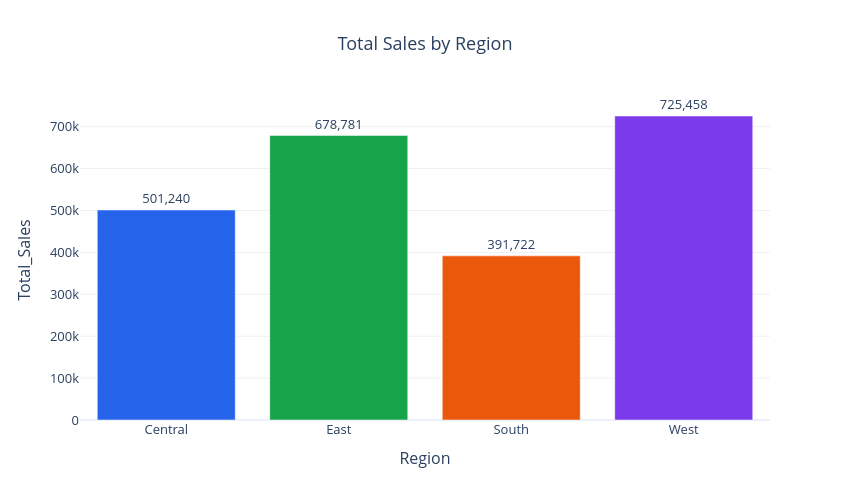

The cell this chart's notebook holds for it:
### Code cell
query("What are the total sales by Region?")

### Figure 1 — Plotly figure (JSON) as saved in the notebook; plotly's stock layout.template omitted (floating-point values rounded to 4 significant figures)
{"data": [{"alignmentgroup": "True", "hovertemplate": "Region=%{x}<br>Total_Sales=%{text}<extra></extra>", "legendgroup": "Central", "marker": {"color": "#2563EB", "pattern": {"shape": ""}}, "name": "Central", "offsetgroup": "Central", "orientation": "v", "showlegend": true, "text": [501200.0], "textposition": "outside", "texttemplate": "%{text:,.0f}", "type": "bar", "x": ["Central"], "xaxis": "x", "y": [501200.0], "yaxis": "y"}, {"alignmentgroup": "True", "hovertemplate": "Region=%{x}<br>Total_Sales=%{text}<extra></extra>", "legendgroup": "East", "marker": {"color": "#16A34A", "pattern": {"shape": ""}}, "name": "East", "offsetgroup": "East", "orientation": "v", "showlegend": true, "text": [678800.0], "textposition": "outside", "texttemplate": "%{text:,.0f}", "type": "bar", "x": ["East"], "xaxis": "x", "y": [678800.0], "yaxis": "y"}, {"alignmentgroup": "True", "hovertemplate": "Region=%{x}<br>Total_Sales=%{text}<extra></extra>", "legendgroup": "South", "marker": {"color": "#EA580C", "pattern": {"shape": ""}}, "name": "South", "offsetgroup": "South", "orientation": "v", "showlegend": true, "text": [391700.0], "textposition": "outside", "texttemplate": "%{text:,.0f}", "type": "bar", "x": ["South"], "xaxis": "x", "y": [391700.0], "yaxis": "y"}, {"alignmentgroup": "True", "hovertemplate": "Region=%{x}<br>Total_Sales=%{text}<extra></extra>", "legendgroup": "West", "marker": {"color": "#7C3AED", "pattern": {"shape": ""}}, "name": "West", "offsetgroup": "West", "orientation": "v", "showlegend": true, "text": [725500.0], "textposition": "outside", "texttemplate": "%{text:,.0f}", "type": "bar", "x": ["West"], "xaxis": "x", "y": [725500.0], "yaxis": "y"}], "layout": {"barmode": "relative", "font": {"size": 13}, "height": 500, "legend": {"title": {"text": "Region"}, "tracegroupgap": 0}, "plot_bgcolor": "white", "showlegend": false, "title": {"font": {"size": 18}, "text": "Total Sales by Region", "x": 0.5}, "width": 850, "xaxis": {"anchor": "y", "autorange": true, "categoryarray": ["Central", "East", "South", "West"], "categoryorder": "array", "domain": [0, 1], "range": [-0.5, 3.5], "showgrid": false, "title": {"text": "Region"}, "type": "category"}, "yaxis": {"anchor": "x", "autorange": true, "domain": [0, 1], "gridcolor": "#f0f0f0", "range": [0, 763600.0], "title": {"text": "Total_Sales"}, "type": "linear"}}}
